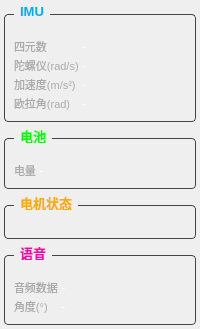
<?xml version="1.0" encoding="UTF-8"?>
<ui version="4.0">
 <class>DashboardWidget</class>
 <widget class="QWidget" name="DashboardWidget">
  <layout class="QVBoxLayout" name="mainLayout">
   <property name="spacing">
    <number>6</number>
   </property>
   <property name="leftMargin">
    <number>4</number>
   </property>
   <property name="topMargin">
    <number>4</number>
   </property>
   <property name="rightMargin">
    <number>4</number>
   </property>
   <property name="bottomMargin">
    <number>4</number>
   </property>

   <!-- IMU -->
   <item>
    <widget class="QGroupBox" name="groupIMU">
     <property name="title">
      <string>IMU</string>
     </property>
     <property name="styleSheet">
      <string notr="true">QGroupBox { font: bold 13px; color: #0af; border: 1px solid #444; border-radius: 4px; margin-top: 10px; padding-top: 14px; } QGroupBox::title { subcontrol-origin: margin; left: 10px; padding: 0 4px; }</string>
     </property>
     <layout class="QFormLayout" name="imuLayout">
      <property name="spacing">
       <number>2</number>
      </property>
      <item row="0" column="0">
       <widget class="QLabel" name="labelQuat"><property name="text"><string>四元数</string></property><property name="styleSheet"><string notr="true">color: #aaa; font: 11px;</string></property></widget>
      </item>
      <item row="0" column="1">
       <widget class="QLabel" name="valueQuat"><property name="text"><string>-</string></property><property name="styleSheet"><string notr="true">color: #fff; font: 11px; font-family: monospace;</string></property></widget>
      </item>
      <item row="1" column="0">
       <widget class="QLabel" name="labelGyro"><property name="text"><string>陀螺仪(rad/s)</string></property><property name="styleSheet"><string notr="true">color: #aaa; font: 11px;</string></property></widget>
      </item>
      <item row="1" column="1">
       <widget class="QLabel" name="valueGyro"><property name="text"><string>-</string></property><property name="styleSheet"><string notr="true">color: #fff; font: 11px; font-family: monospace;</string></property></widget>
      </item>
      <item row="2" column="0">
       <widget class="QLabel" name="labelAccel"><property name="text"><string>加速度(m/s²)</string></property><property name="styleSheet"><string notr="true">color: #aaa; font: 11px;</string></property></widget>
      </item>
      <item row="2" column="1">
       <widget class="QLabel" name="valueAccel"><property name="text"><string>-</string></property><property name="styleSheet"><string notr="true">color: #fff; font: 11px; font-family: monospace;</string></property></widget>
      </item>
      <item row="3" column="0">
       <widget class="QLabel" name="labelRPY"><property name="text"><string>欧拉角(rad)</string></property><property name="styleSheet"><string notr="true">color: #aaa; font: 11px;</string></property></widget>
      </item>
      <item row="3" column="1">
       <widget class="QLabel" name="valueRPY"><property name="text"><string>-</string></property><property name="styleSheet"><string notr="true">color: #fff; font: 11px; font-family: monospace;</string></property></widget>
      </item>
     </layout>
    </widget>
   </item>

   <!-- Battery -->
   <item>
    <widget class="QGroupBox" name="groupBattery">
     <property name="title">
      <string>电池</string>
     </property>
     <property name="styleSheet">
      <string notr="true">QGroupBox { font: bold 13px; color: #0f0; border: 1px solid #444; border-radius: 4px; margin-top: 10px; padding-top: 14px; } QGroupBox::title { subcontrol-origin: margin; left: 10px; padding: 0 4px; }</string>
     </property>
     <layout class="QFormLayout" name="batteryLayout">
      <property name="spacing">
       <number>2</number>
      </property>
      <item row="0" column="0">
       <widget class="QLabel" name="labelBatteryLevel"><property name="text"><string>电量</string></property><property name="styleSheet"><string notr="true">color: #aaa; font: 11px;</string></property></widget>
      </item>
      <item row="0" column="1">
       <widget class="QLabel" name="valueBatteryLevel"><property name="text"><string>-</string></property><property name="styleSheet"><string notr="true">color: #fff; font: 11px; font-family: monospace;</string></property></widget>
      </item>
     </layout>
    </widget>
   </item>

   <!-- Motors -->
   <item>
    <widget class="QGroupBox" name="groupMotors">
     <property name="title">
      <string>电机状态</string>
     </property>
     <property name="styleSheet">
      <string notr="true">QGroupBox { font: bold 13px; color: #fa0; border: 1px solid #444; border-radius: 4px; margin-top: 10px; padding-top: 14px; } QGroupBox::title { subcontrol-origin: margin; left: 10px; padding: 0 4px; }</string>
     </property>
     <layout class="QVBoxLayout" name="motorLayout">
      <property name="spacing">
       <number>2</number>
      </property>
     </layout>
    </widget>
   </item>

   <!-- Voice -->
   <item>
    <widget class="QGroupBox" name="groupVoice">
     <property name="title">
      <string>语音</string>
     </property>
     <property name="styleSheet">
      <string notr="true">QGroupBox { font: bold 13px; color: #f0a; border: 1px solid #444; border-radius: 4px; margin-top: 10px; padding-top: 14px; } QGroupBox::title { subcontrol-origin: margin; left: 10px; padding: 0 4px; }</string>
     </property>
     <layout class="QFormLayout" name="voiceLayout">
      <property name="spacing">
       <number>2</number>
      </property>
      <item row="0" column="0">
       <widget class="QLabel" name="labelVoiceData"><property name="text"><string>音频数据</string></property><property name="styleSheet"><string notr="true">color: #aaa; font: 11px;</string></property></widget>
      </item>
      <item row="0" column="1">
       <widget class="QLabel" name="valueVoiceData"><property name="text"><string>-</string></property><property name="styleSheet"><string notr="true">color: #fff; font: 11px; font-family: monospace;</string></property></widget>
      </item>
      <item row="1" column="0">
       <widget class="QLabel" name="labelVoiceAngle"><property name="text"><string>角度(°)</string></property><property name="styleSheet"><string notr="true">color: #aaa; font: 11px;</string></property></widget>
      </item>
      <item row="1" column="1">
       <widget class="QLabel" name="valueVoiceAngle"><property name="text"><string>-</string></property><property name="styleSheet"><string notr="true">color: #fff; font: 11px; font-family: monospace;</string></property></widget>
      </item>
     </layout>
    </widget>
   </item>

  </layout>
 </widget>
 <resources/>
 <connections/>
</ui>
